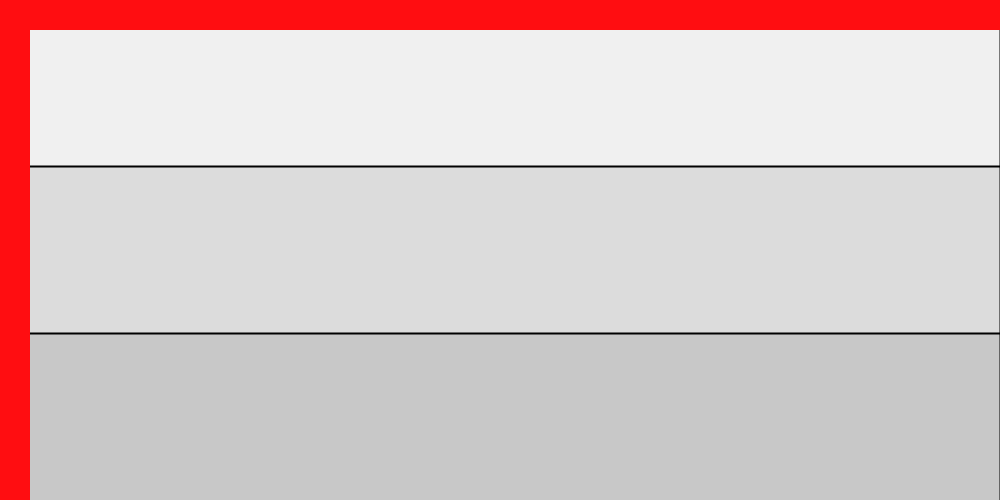
Frame 1 (no input)
Frame 60 (the mouse pressed at the canvas centre just before this capture): identical to frame 1, image omitted
Frame 120 (the mouse held since frame 60 and released just before this capture): identical to frame 1, image omitted

The Processing sketch that drew this single still picture (run headless with seeded random() and noise(); from frame 60 on, the mouse is pressed at the canvas centre):

// Processing sketch: Data_Visulisation_Sketch2
// ── Data_Visulisation_Sketch2.pde
void setup() {
  size(1000, 500);
}

void draw() {
  background(255);
  
  float chunkHeight = height / 3.0; // divide total height by 3 estm height of each chunk
  
  stroke(0); // make the lines black
  strokeWeight(2); //and thicker so its more visible
  
  // chunk1 top
  fill(240); //fill grey
  rect(0, 0, width, chunkHeight+30); //draw rectangle at chunk position
  
  // chunk 2 middle
  fill(220); //fill lighter grey
  rect(0, chunkHeight, width, chunkHeight+30); //draw rectangle at chunk position
  
  // chunk3 bottom
  fill(200); //fill even lighter grey
  rect(0, chunkHeight * 2, width, chunkHeight+30); //draw rectangle at chunk position
  
  // red border that gets drawn ontop of the chunks
  noStroke(); //no rectangle line border so its one contin looking shape
  fill(#FF0D11); //red
  rect(0, 0, 30, height); //left rectangle
  rect(0, 0, width, 30); //top rectangle
}
